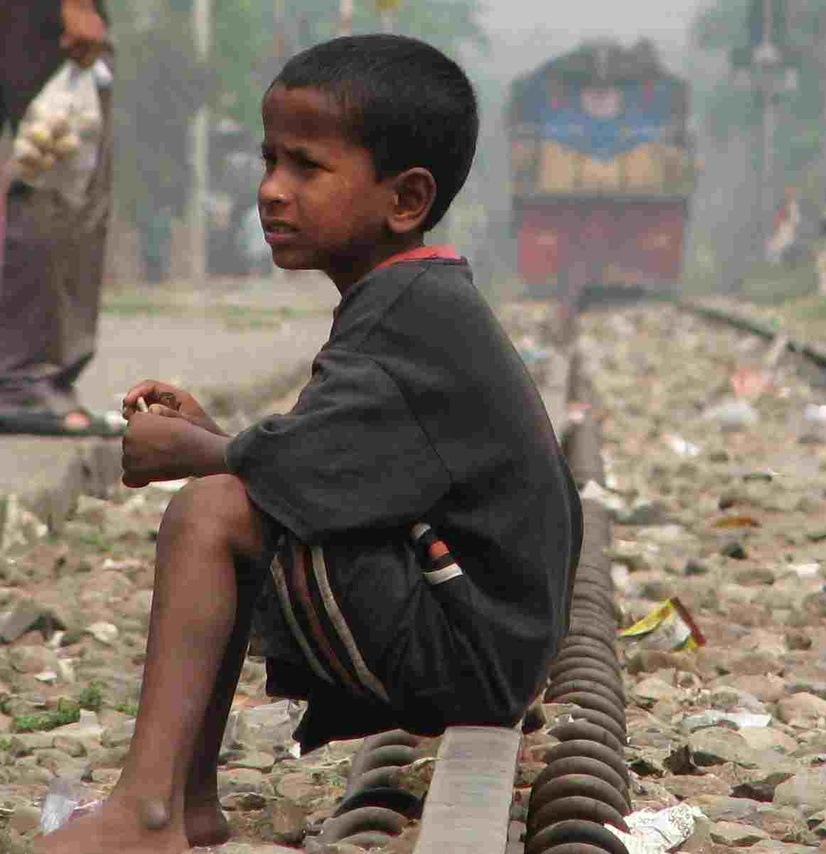
#> input picture Basics/Scan1.jpg, 826 x 854 px, shrunk from 1162 x 1202 before the run
$ python Partition_image.py
#> lines starting #> are read from the running program, lines starting #| are printed output that depends on the picture
import cv2
import numpy as np

img = cv2.imread('Scan1.jpg')
#> img is the input picture: shape (854, 826, 3); mean B, G, R 100.2, 110.8, 121.5

img_height , img_width , dim = img.shape
#> img_height = 854; img_width = 826; dim = 3

cv2.imshow('image1',img[0:int(img_height/2),0:int(img_width/2)])
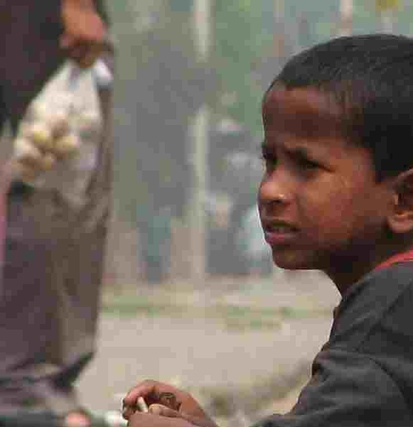
#> window 'image1': shape (427, 413, 3); mean B, G, R 97.6, 106.3, 117.5
cv2.imshow('image2',img[int(img_height/2):img_height,0:int(img_width/2)])
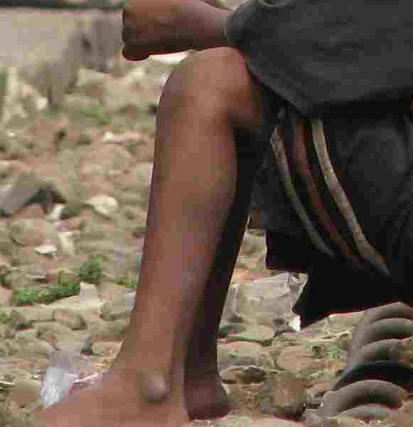
#> window 'image2': shape (427, 413, 3); mean B, G, R 77.8, 91.2, 107.2
cv2.imshow('image3',img[0:int(img_height/2),int(img_width/2):img_width])
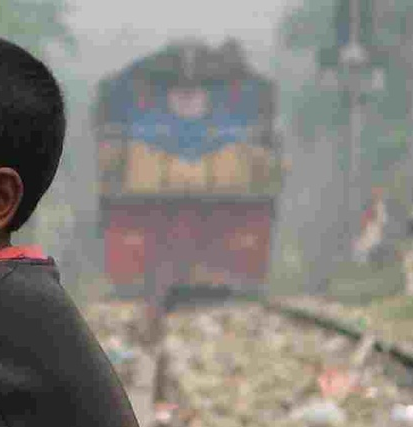
#> window 'image3': shape (427, 413, 3); mean B, G, R 126.6, 131.9, 135.6
cv2.imshow('image4',img[int(img_height/2):img_height,int(img_width/2):img_width])
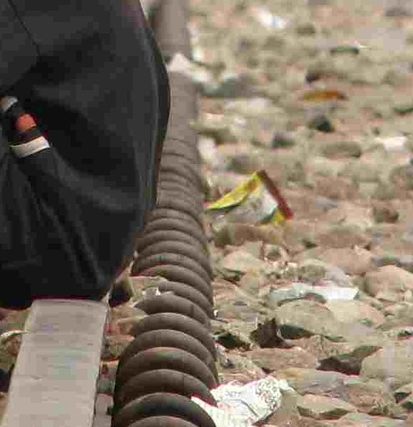
#> window 'image4': shape (427, 413, 3); mean B, G, R 98.8, 113.6, 125.7

cv2.waitKey(0)
cv2.destroyAllWindows()
